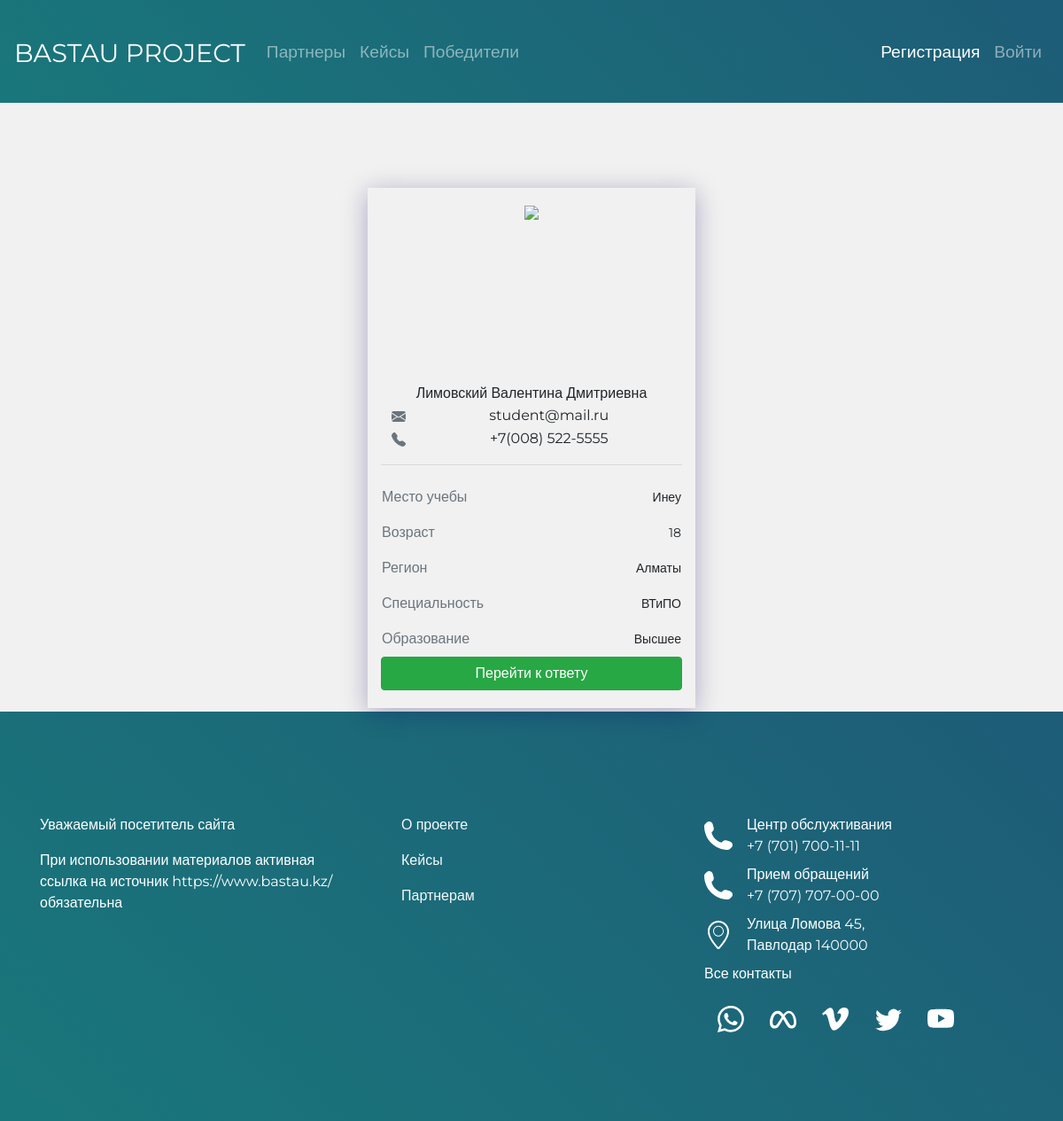
/bio/student/29, run on the app's committed database.
### BastauApp/models.py (models this page shows, shortened)
class Student(models.Model):
    user = models.OneToOneField(User, verbose_name='id', on_delete=models.CASCADE, primary_key=True)
    Fio = models.CharField(max_length=100, blank=True, verbose_name='ФИО')
    EDUCATION = [
        ('Высшее', 'Высшее'), ('ср-спе', 'Среднее-специальное'), ('среднее', 'Среднее')
    ]
    COURSE = [
        ('1', '1'),
        ('2', '2'),
        ('3','3'),
        ('4','4'),
        ('5','5'),
        ('6','6'),
    ]
    Educational_institution = models.CharField(max_length=50, verbose_name='Место учебы')
    age = models.CharField(max_length=2,verbose_name='возраст')
    region = models.CharField(max_length=50, choices=REGIONS, default=REGIONS[0], verbose_name='Регион')
    Direction_of_study = models.CharField(max_length=50, verbose_name='Специальность')
    Education = models.CharField(max_length=50, verbose_name='Образование', choices=EDUCATION, default=EDUCATION[0])
    class Meta:
        verbose_name = "Студент"
        verbose_name_plural = "Студенты"

class User(AbstractBaseUser, PermissionsMixin):
    email = models.EmailField(db_index=True, unique=True, max_length=254, verbose_name='Почта')
    phone = models.CharField(max_length=20, help_text='Номер телефона', verbose_name='Телефон')
    is_staff = models.BooleanField(default=True)
    is_active = models.BooleanField(default=True)
    is_superuser = models.BooleanField(default=False)
    is_student = models.BooleanField(default=False)
    is_partner = models.BooleanField(default=False)
    objects = CustomUserManager()
    REQUIRED_FIELDS = ["phone"]
    USERNAME_FIELD = 'email'
    class Meta:
        verbose_name = "Пользователь"
        verbose_name_plural = "Пользователи"

### BastauApp/views.py (the view)
# urls.py: path('bio/student/<user_id>', views.detail_student, name= 'detail_student' ),
def detail_student(request, user_id):
    a = User.objects.get(pk=user_id)
    context = {}
    context["student_info"] = Student.objects.get(user=a)
    context["menu"] = menu
    return render(request, "Bio_student.html", context)

### BastauApp/templates/Bio_student.html (shortened to what this page needs)
{% extends 'base.html' %}
{% load widget_tweaks %}
 {% block content %}
<br><br><br><br>
    <div class="container">
            <div class="main-cases__item text-align-center mb-1 mr-2 ml-2 h-100 col-md-4 mx-auto">
                <div class="d-flex justify-content-center text-align-center"><img src="https://cdn-icons-png.flaticon.com/512/843/843341.png"  height="200px"></div>
                <div class="text-center">{{student_info.Fio}}</div>
                <table class="text-align-center w-100 text-center">
                <tr class="">
                        <td class="text-secondary ml-3 mr-3">
                        </td>
                        <td class="fs-1 mt-2 ml-3" >{{student_info.user.email}}</td>
                    </tr>
                    <tr class="">
                        <td class="text-secondary align-items-start">
                            </td>
                        <td class="fs-1 mt-2">{{student_info.user.phone}}</td>
                    </tr>
                    </table>
                <hr>
                <table  class="w-100 table_info_partners">
                    <tr class="">
                        <td class="text-secondary ml-3">Место учебы</td>
                        <td class="fs-1 font-s-info-parners mt-2">{{student_info.Educational_institution}}</td>
                    </tr>
                    <tr class="">
                        <td class="text-secondary align-items-start">Возраст</td>
                        <td class="fs-1 font-s-info-parners mt-2">{{student_info.age}}</td>
                    </tr>
                        <tr class="">
                        <td class="text-secondary align-items-start">Регион</td>
                        <td class="fs-1 font-s-info-parners mt-2">{{student_info.region}}</td>
                    </tr>
                    <tr class="">
                        <td class="text-secondary align-items-start">Специальность</td>
                        <td class="fs-1 font-s-info-parners mt-2">
                               {{student_info.Direction_of_study}}
                        </td>
                    </tr>
                    <tr>
                        <td class="text-secondary ml-3">Образование</td>
                        <td class="fs-1 font-s-info-parners mt-2">
                               {{student_info.Education}}
                        </td>
                    </tr>
                </table>
                <a href="{% url 'show_answer' student_info.pk %}"><button class="btn btn-block btn-primary btn-success">Перейти к ответу</button></a>
            </div>
       </div>
    </div>
  {% endblock %}

### BastauApp/static/css/style.css (style rules this page uses)
* { font-family: 'Montserrat', sans-serif; }
body { background-color: #f1f1f1 !important; height: 100%; }
html { height: 100%; }
.container { max-width: 1170px; margin: 0 auto; height: 100%; }
body { position: relative; }
.main-cases__item { padding: 20px; box-shadow: rgb(12 6 91 / 31%) 0px 5px 27px 0px; max-width:100%; width:400px; }
.d-flex { display: flex; justify-content: space-between; }
.font-s-info-parners { font-size: 14px; text-align: right; }
.table_info_partners { height: 200px; }

### BastauApp/static/css/zero.css (style rules this page uses)
*, *::before, *::after { box-sizing: border-box; }
body, h1, h2, h3, h4, p, ul[class], ol[class], li, figure, figcaption, blockquote, dl, dd { margin: 0; }
body { background-color: #f1f1f1; }
a:not([class]) { text-decoration-skip-ink: auto; }
img { max-width: 100%; display: block; }
input, button, textarea, select { font: inherit; }
a { color:rgb(47, 148, 136) ; text-decoration: none; }
a:after { text-decoration: none; }

### data on the page
Student: Fio "Лимовский Валентина Дмитриевна", user.email "student@mail.ru", user.phone "+7(008) 522-5555", Educational_institution "Инеу", age "18", region "Алматы", Direction_of_study "ВТиПО", Education "Высшее"

### other printed values
{{ item.title }} "Партнеры" "Кейсы"
{{ item.title }} "Победители"
